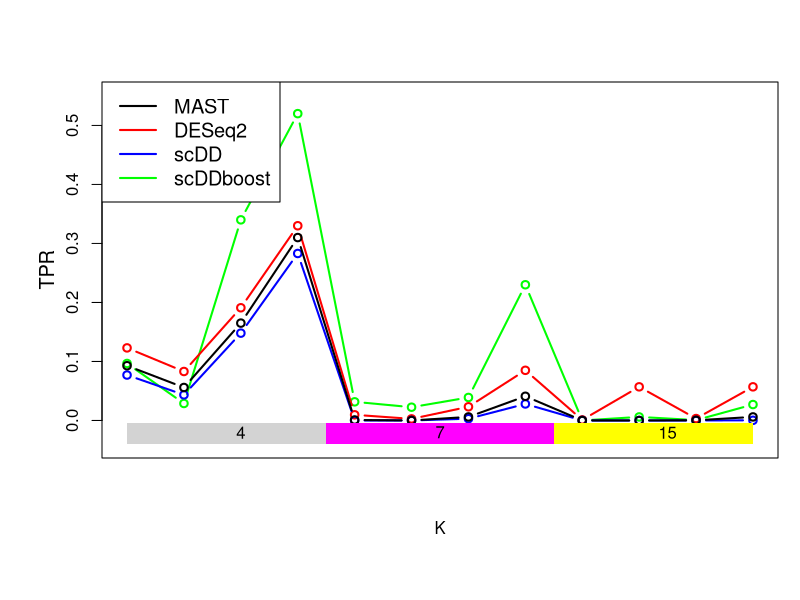
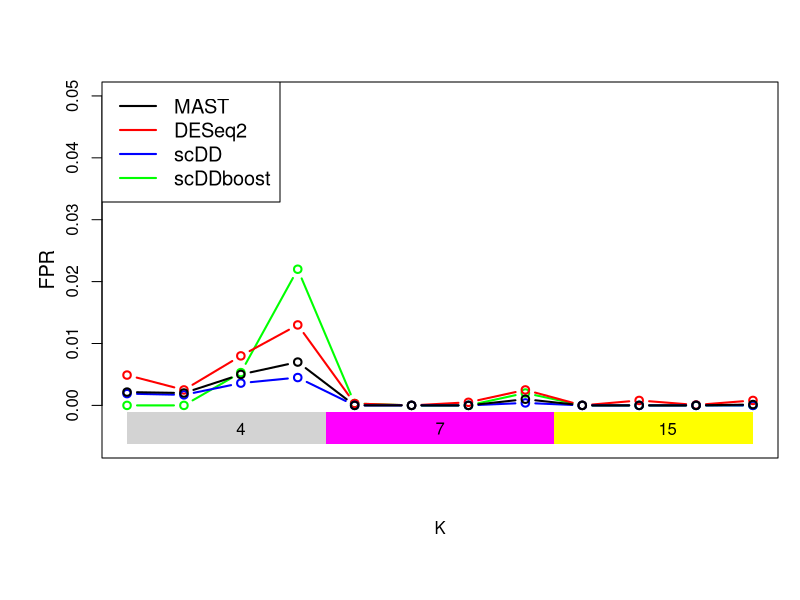
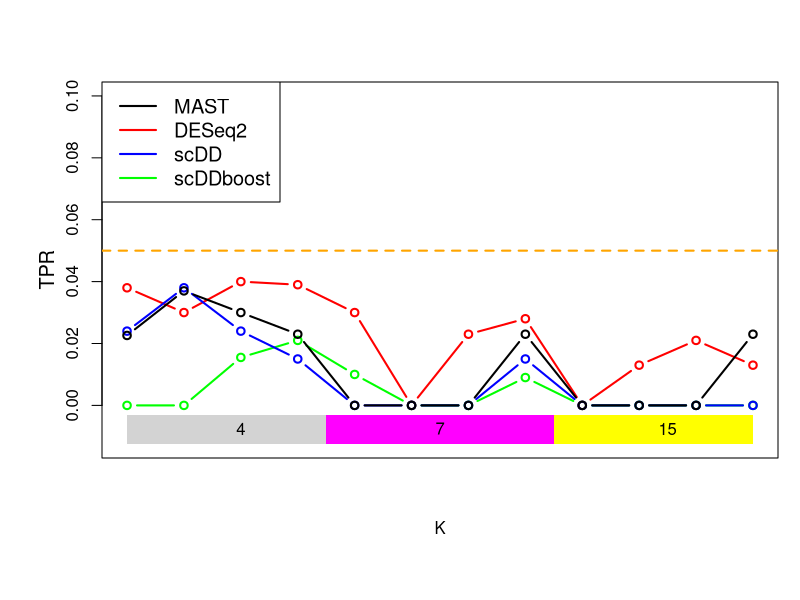

Recreate these plots in R, in order.
library(ggplot2)

#True positive rate, False positive rate, FDR order from K = 3, 7, 15 and (0.1,0.4), (-0.1, 0.3), (0.3, 0.5) , (-0.1,1)

# MAST
TP_mst = c(0.0928,0.0559,0.165,0.31,0.0008,0,0.006,0.041,0,0,0.00029,0.006)
FP_mst = c(0.00215,0.002,0.005,0.007,0,0,0,0.001,0,0,0,0.00014)
FDR_mst = c(0.0226,0.037,0.03,0.023,0,0,0,0.023,0,0,0,0.023)

# scDD
TP_sc = c(0.077,0.0434,0.148,0.283,0,0,0.003,0.028,0,0,0,0.00029)
FP_sc = c(0.0019,0.0017,0.0036,0.0045,0,0,0,0.0004,0,0,0,0)
FDR_sc = c(0.024,0.038,0.024,0.015,0,0,0,0.015,0,0,0,0)

# DESeq2
TP_des = c(0.123,0.083,0.191,0.33,0.0096,0.0027,0.0232,0.085,0.00094,0.057,0.00326,0.057)
FP_des = c(0.0049,0.0025,0.008,0.013,0.0003,0,0.0005,0.0025,0,0.0008,0.00007,0.0008)
FDR_des = c(0.038,0.03,0.04,0.039,0.03,0,0.023,0.028,0,0.013,0.021,0.013)

# scDDboost
TP_scb = c(0.0966,0.0288,0.34,0.52,0.0316,0.0225,0.039,0.23,0,0.006,0.00065,0.027)
FP_scb = c(0,0,0.0053,0.022,0.0003,0,0,0.002,0,0,0,0)
FDR_scb = c(0,0,0.0155,0.021,0.01,0,0,0.009,0,0,0,0)


pdf("simuTPR.pdf", height = 6, width = 10)
par(mar=c(7,5,4,1)+.1)
plot(TP_scb, type = "b", lwd = 2, col = "green", 
     ylab = "", xaxt = 'n', xlab = "K", ylim = c(-0.04,0.55))
mtext("TPR", side=2, line=2.2, cex=1.2, yaxt = 'n')
lines(TP_des , type = "b", lwd = 2, col = "red")
lines( TP_sc , type = "b", lwd = 2, col = "blue")
lines( TP_mst , type = "b", lwd = 2)
#axis(1, at=1:12, cex.axis= 1.2, las = 2) 
legend("topleft", legend=c("MAST", "DESeq2", "scDD", "scDDboost"),
       col=c("black", "red", "blue","green"),lty = 1, cex = 1.2,lwd = 2)
polygon( c(1,1, 4.5 ,4.5) , c(-0.04,-0.005,-0.005,-0.04) , col="lightgrey",
         border=FALSE )
text( 3,  -0.02, "4" )

polygon( c(4.5,4.5, 8.5 ,8.5) , c(-0.04,-0.005,-0.005,-0.04) , col="magenta",
         border=FALSE )
text( 6.5,  -0.02, "7" )

polygon( c(8.5,8.5, 12 ,12) , c(-0.04,-0.005,-0.005,-0.04) , col="yellow",
         border=FALSE )
text( 10.5,  -0.02, "15" )
dev.off()


pdf("simuFPR.pdf", height = 6, width = 10)
par(mar=c(7,5,4,1)+.1)
plot(FP_scb, type = "b", lwd = 2, col = "green", 
     ylab = "", xaxt = 'n', xlab = "K", ylim = c(-0.025/4,0.05))
mtext("FPR", side=2, line=2.2, cex=1.2, yaxt = 'n')
lines(FP_des , type = "b", lwd = 2, col = "red")
lines( FP_sc , type = "b", lwd = 2, col = "blue")
lines( FP_mst , type = "b", lwd = 2)
#axis(1, at=1:12, cex.axis= 1.2, las = 2) 
legend("topleft", legend=c("MAST", "DESeq2", "scDD", "scDDboost"),
       col=c("black", "red", "blue","green"),lty = 1, cex = 1.2,lwd = 2)
polygon( c(1,1, 4.5 ,4.5) , c(-0.025/4,-0.001,-0.001,-0.025/4) , col="lightgrey",
         border=FALSE )
text( 3,  -0.015/4, "4" )

polygon( c(4.5,4.5, 8.5 ,8.5) , c(-0.025/4,-0.001,-0.001,-0.025/4) , col="magenta",
         border=FALSE )
text( 6.5,  -0.015/4, "7" )

polygon( c(8.5,8.5, 12 ,12) , c(-0.025/4,-0.001,-0.001,-0.025/4) , col="yellow",
         border=FALSE )
text( 10.5,  -0.015/4, "15" )
dev.off()

pdf("simuFDR.pdf", height = 6, width = 10)
par(mar=c(7,5,4,1)+.1)
plot(FDR_scb, type = "b", lwd = 2, col = "green",
ylab = "", xaxt = 'n', xlab = "K", ylim = c(-0.025 / 2,0.1))
abline(a=0.05,b=0,lwd = 2,lty = 2,col = "orange")
mtext("TPR", side=2, line=2.2, cex=1.2, yaxt = 'n')
lines(FDR_des , type = "b", lwd = 2, col = "red")
lines( FDR_sc , type = "b", lwd = 2, col = "blue")
lines( FDR_mst , type = "b", lwd = 2)
#axis(1, at=1:12, cex.axis= 1.2, las = 2)
legend("topleft", legend=c("MAST", "DESeq2", "scDD", "scDDboost"),
col=c("black", "red", "blue","green"),lty = 1, cex = 1.2,lwd = 2)
polygon( c(1,1, 4.5 ,4.5) , c(-0.025 / 2,-0.003,-0.003,-0.025 / 2) , col="lightgrey",
border=FALSE )
text( 3,  -0.015 / 2, "4" )

polygon( c(4.5,4.5, 8.5 ,8.5) , c(-0.025 / 2,-0.003,-0.003,-0.025 / 2) , col="magenta",
border=FALSE )
text( 6.5,  -0.015 / 2, "7" )

polygon( c(8.5,8.5, 12 ,12) , c(-0.025 / 2,-0.003,-0.003,-0.025 / 2) , col="yellow",
border=FALSE )
text( 10.5,  -0.015 / 2, "15" )
dev.off()
